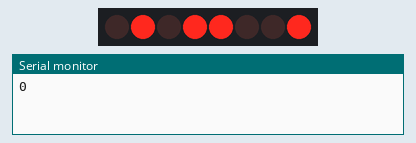
A sketch run on a simulated Arduino Uno, built with avr-gcc and run on an emulated ATmega328P. Shown: 8 shift-register outputs drawn as a row of LEDs (first output left, lit = HIGH), the last lines printed to the serial monitor. Wiring (inferred from the names in the program): shift register (74HC595): data pin 8; shift clock pin 13; latch pin 11. Wiring (inferred from the signals the program sends): row of LEDs: on Q0, Q1, Q2, Q3, Q4, Q5, Q6, Q7. Random numbers use the default seed unless the sketch sets one.

Above: at 1.1 s.
At 5.1 s:
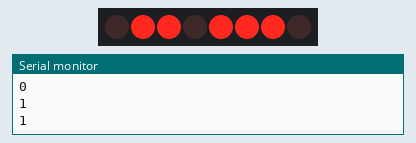
At 10.1 s:
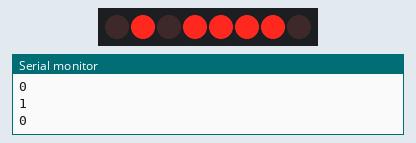
At 19.1 s:
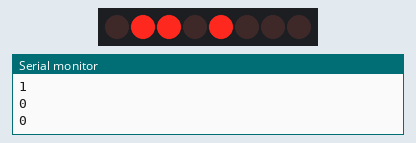
At 28.1 s:
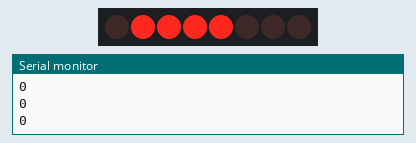
At 38.1 s:
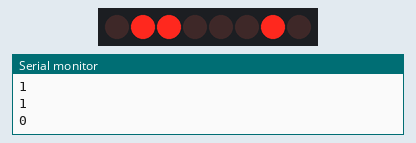
Timing chart, 0 to 40.0 s (numbered marks = the images above):
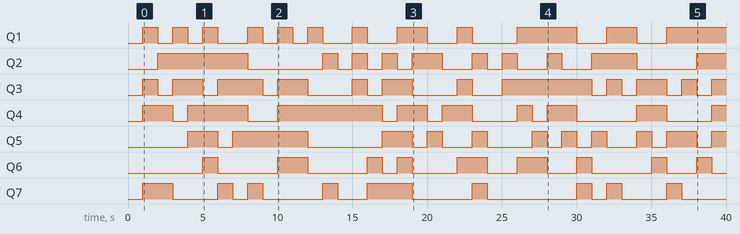

Measured:
- by itself, Q1: LOW → HIGH at 1.0 s, → LOW 1.0 s later, → HIGH 1.0 s later, → LOW 1.0 s later, … (23 changes in this stretch)
- by itself, Q2: LOW → HIGH at 2.0 s, → LOW 6.0 s later, → HIGH 5.0 s later, → LOW 1.0 s later, … (19 changes in this stretch)
- by itself, Q3: LOW → HIGH at 1.0 s, → LOW 1.0 s later, → HIGH 1.0 s later, → LOW 2.0 s later, … (23 changes in this stretch)
- by itself, Q4: LOW → HIGH at 1.0 s, → LOW 2.0 s later, → HIGH 1.0 s later, → LOW 4.0 s later, … (17 changes in this stretch)
- by itself, Q5: LOW → HIGH at 4.0 s, → LOW 2.0 s later, → HIGH 1.0 s later, → LOW 5.0 s later, … (21 changes in this stretch)
- by itself, Q6: LOW → HIGH at 5.0 s, → LOW 1.0 s later, → HIGH 4.0 s later, → LOW 2.0 s later, … (18 changes in this stretch)
- by itself, Q7: LOW → HIGH at 1.0 s, → LOW 2.0 s later, → HIGH 3.0 s later, → LOW 1.0 s later, … (18 changes in this stretch)

The sketch:

HelloRandom.ino
```cpp
// HelloWorld.ino
// Simple example of using a 74HC595 Shift Register
// Source: http://bildr.org/2011/02/74hc595/


int SER_Pin = 8;   //pin 14 on the 75HC595
int RCLK_Pin = 11;  //pin 12 on the 75HC595
int SRCLK_Pin = 13; //pin 11 on the 75HC595

//How many of the shift registers - change this
#define number_of_74hc595s 1

//do not touch
#define numOfRegisterPins number_of_74hc595s * 8

boolean registers[numOfRegisterPins];

void setup(){
  Serial.begin(9600);

  pinMode(SER_Pin, OUTPUT);
  pinMode(RCLK_Pin, OUTPUT);
  pinMode(SRCLK_Pin, OUTPUT);


  //reset all register pins
  clearRegisters();
  writeRegisters();

  randomSeed(analogRead(0));
}


//set all register pins to LOW
void clearRegisters(){
  for(int i = numOfRegisterPins - 1; i >=  0; i--){
     registers[i] = LOW;
  }
}


//Set and display registers
//Only call AFTER all values are set how you would like (slow otherwise)
void writeRegisters(){

  digitalWrite(RCLK_Pin, LOW);

  for(int i = numOfRegisterPins - 1; i >=  0; i--){
    digitalWrite(SRCLK_Pin, LOW);

    int val = registers[i];

    digitalWrite(SER_Pin, val);
    digitalWrite(SRCLK_Pin, HIGH);
  }
  digitalWrite(RCLK_Pin, HIGH);

}

//set an individual pin HIGH or LOW
void setRegisterPin(int index, int value){
  registers[index] = value;
}

//set an individual pin HIGH or LOW
int randVal(){
  if (random(10) > 5){
    return HIGH;
  } else{
    return LOW;
  }
}


void loop(){

	delay(1000);

  Serial.println(randVal());

  setRegisterPin(1, randVal());
  setRegisterPin(2, randVal());
  setRegisterPin(3, randVal());
  setRegisterPin(4, randVal());
  setRegisterPin(5, randVal());
  setRegisterPin(6, randVal());
  setRegisterPin(7, randVal());


  writeRegisters();  //MUST BE CALLED TO DISPLAY CHANGES
  //Only call once after the values are set how you need.
}
```
